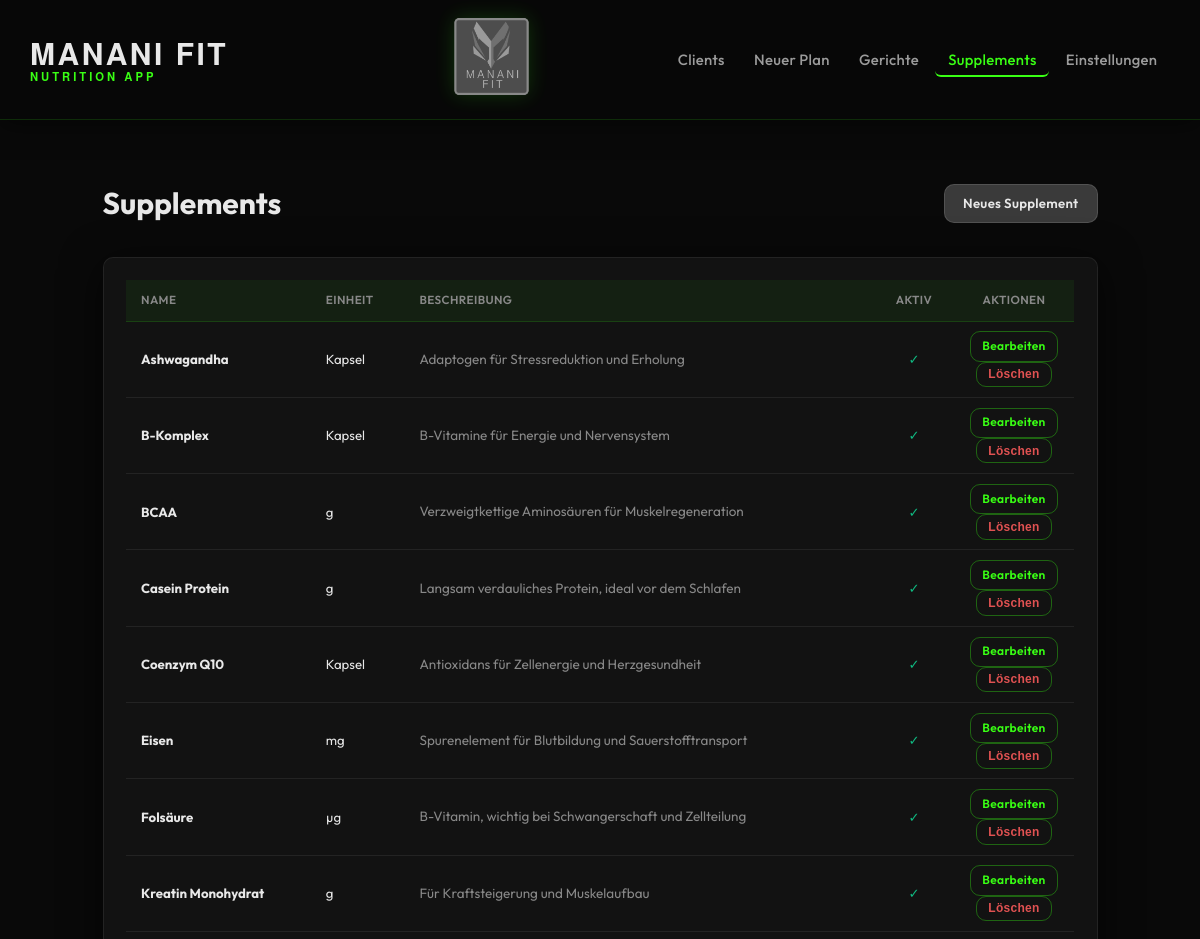
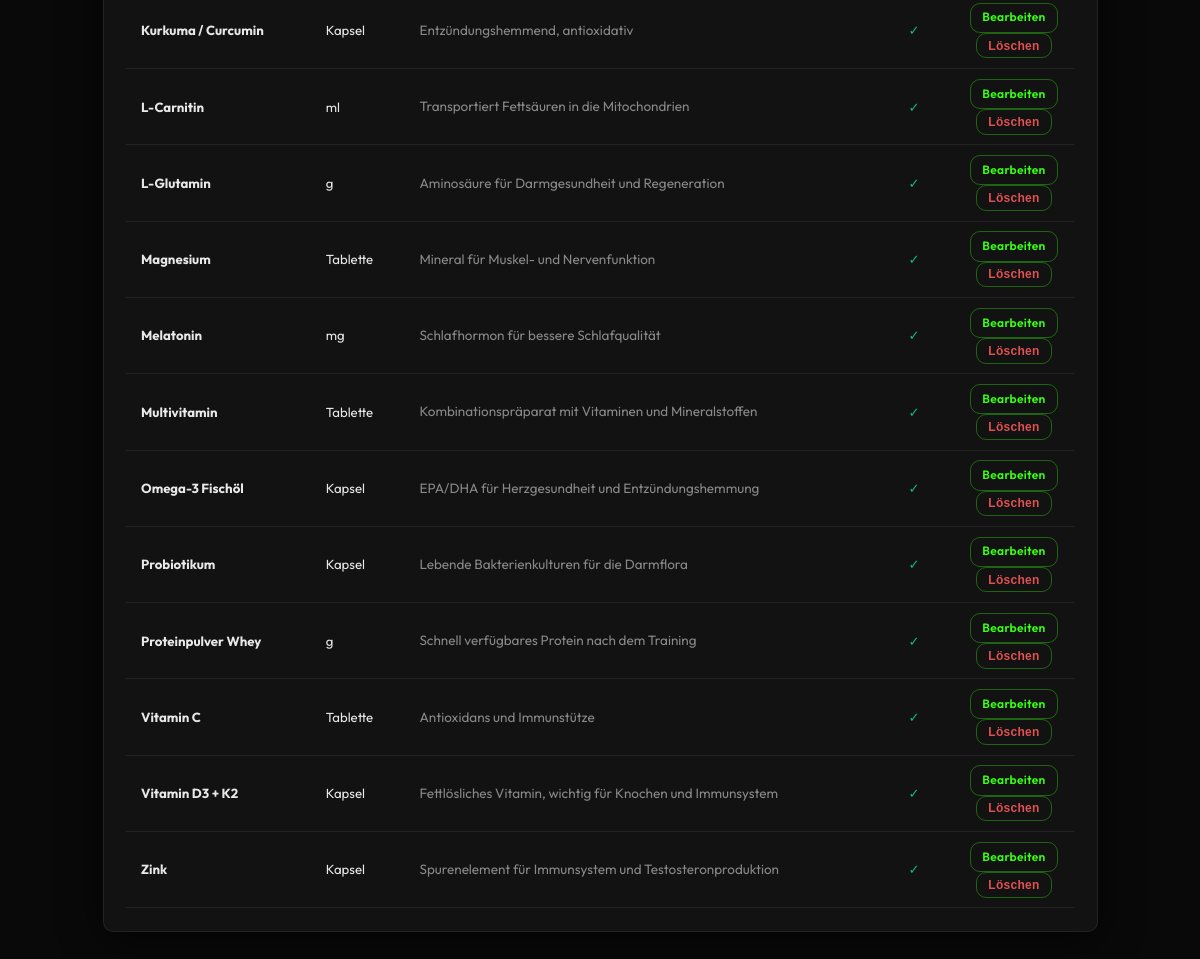
The page /supplements on the database its author committed (2 pictures, top to bottom).
### models.py (models this page shows, shortened)
class Supplement(db.Model):
    __tablename__ = "supplements"
    __allow_unmapped__ = True
    id: int = db.Column(db.Integer, primary_key=True)
    name: str = db.Column(db.String(100), nullable=False)
    description: str | None = db.Column(db.Text, nullable=True)
    unit: str = db.Column(db.String(30), nullable=False, default="Kapsel")
    is_active: bool = db.Column(db.Boolean, default=True)
    plan_supplements = db.relationship(
        "PlanSupplement",
        back_populates="supplement",
        cascade="all, delete-orphan",
    )

### app.py (the view)
    @app.route("/supplements")
    def supplements_list():
        supplements = Supplement.query.order_by(Supplement.name).all()
        return render_template("supplements/list.html", supplements=supplements)

### templates/supplements/list.html (shortened to what this page needs)
{% extends "base.html" %}
{% block content %}
<div class="container" style="max-width:1200px; margin:0 auto; padding:2rem;">
  <div style="display:flex; justify-content:space-between; align-items:center; margin-bottom:2rem;">
    <h1>Supplements</h1>
    <a href="{{ url_for('supplements_new') }}" class="btn btn-primary">Neues Supplement</a>
  </div>
  {% if supplements %}
  <div class="card">
    <table class="data-table">
      <thead>
        <tr>
          <th>Name</th>
          <th>Einheit</th>
          <th>Beschreibung</th>
          <th style="text-align:center;">Aktiv</th>
          <th style="text-align:center; width:120px;">Aktionen</th>
        </tr>
      </thead>
      <tbody>
        {% for s in supplements %}
        <tr>
          <td><strong>{{ s.name }}</strong></td>
          <td>{{ s.unit }}</td>
          <td style="font-size:.9rem; color:#888;">{{ s.description or '—' }}</td>
          <td style="text-align:center;">
            {% if s.is_active %}
            <span style="color:#10b981;">✓</span>
            {% else %}
            <span style="color:#888;">—</span>
            {% endif %}
          </td>
          <td style="text-align:center;">
            <a href="{{ url_for('supplements_edit', supplement_id=s.id) }}" class="btn btn--sm btn--ghost">Bearbeiten</a>
            <form method="post" action="{{ url_for('supplements_delete', supplement_id=s.id) }}" style="display:inline;">
              <button type="submit" class="btn btn--sm btn--ghost" style="color:var(--danger);" onclick="return confirm('Wirklich löschen?')">Löschen</button>
            </form>
          </td>
        </tr>
        {% endfor %}
      </tbody>
    </table>
  </div>
  {% else %}
  <div class="card" style="text-align:center; padding:3rem;">
    <p style="color:#888; margin:0;">Keine Supplements vorhanden.</p>
    <a href="{{ url_for('supplements_new') }}" class="btn btn-primary" style="margin-top:1rem;">Erstes Supplement erstellen</a>
  </div>
  {% endif %}
</div>
{% endblock %}

### static/css/app.css (style rules this page uses)
:root { --primary: #39ff14; --primary-light: #7fff50; --primary-dim: rgba(57,255,20,.12); --bg: #0d0d0d; --surface: rgba(20,20,20,.88); --surface-light: rgba(36,36,36,.92); --border: rgba(255,255,255,.07); --border-hover: rgba(255,255,255,.14); --text: #e8e8e8; --text-muted: #888; --danger: #e05252; --warning: #c9922a; --success: #2ed573; --radius: 10px; --shadow: 0 8px 40px rgba(0,0,0,.65); --shadow-sm: 0 3px 14px rgba(0,0,0,.4); --nav-h: 120px; }
*, *::before, *::after { box-sizing: border-box; margin: 0; padding: 0; }
html { font-size: 15px; }
body { font-family: 'Outfit', system-ui, sans-serif; background-color: var(--bg); background-image: url('/static/uploads/trainings_plan_logos.png'); background-size: cover; background-position: center; background-attachment: fixed; color: var(--text); line-height: 1.55; min-height: 100vh; position: relative; }
body::before { content: ''; position: fixed; inset: 0; background: rgba(0,0,0,.27); z-index: 0; pointer-events: none; }
a { color: var(--primary); text-decoration: none; }
.btn { display: inline-flex; align-items: center; gap: .35rem; padding: .55rem 1.2rem; border-radius: var(--radius); border: 1px solid rgba(255,255,255,.12); cursor: pointer; font-size: .88rem; font-weight: 600; font-family: 'Outfit', inherit; letter-spacing: .3px; transition: background .2s ease, color .2s ease, border-color .2s ease, box-shadow .2s ease; text-decoration: none !important; white-space: nowrap; background: #3a3a3a; color: var(--text); }
.btn--ghost { background: transparent; color: var(--primary); border: 1px solid rgba(57,255,20,.35); }
.btn--sm { padding: .32rem .75rem; font-size: .8rem; }
.card { background: var(--surface); border: 1px solid var(--border); border-radius: var(--radius); padding: 1.5rem; box-shadow: var(--shadow); margin-bottom: 1.25rem; backdrop-filter: blur(14px); -webkit-backdrop-filter: blur(14px); transition: border-color .2s ease; }
.data-table { width: 100%; border-collapse: collapse; font-size: .88rem; }
.data-table th { background: rgba(57,255,20,.06); color: var(--text-muted); font-weight: 600; letter-spacing: .4px; text-transform: uppercase; font-size: .78rem; text-align: left; padding: .75rem 1rem; border-bottom: 1px solid rgba(57,255,20,.2); }
.data-table td { padding: .65rem 1rem; border-bottom: 1px solid var(--border); vertical-align: middle; }

### rows shown on the page
Supplement: name "Ashwagandha", unit "Kapsel", description "Adaptogen für Stressreduktion und Erholung"
Supplement: name "B-Komplex", unit "Kapsel", description "B-Vitamine für Energie und Nervensystem"
Supplement: name "BCAA", unit "g", description "Verzweigtkettige Aminosäuren für Muskelregeneration"
Supplement: name "Casein Protein", unit "g", description "Langsam verdauliches Protein, ideal vor dem Schlafen"
Supplement: name "Coenzym Q10", unit "Kapsel", description "Antioxidans für Zellenergie und Herzgesundheit"
Supplement: name "Eisen", unit "mg", description "Spurenelement für Blutbildung und Sauerstofftransport"
Supplement: name "Folsäure", unit "µg", description "B-Vitamin, wichtig bei Schwangerschaft und Zellteilung"
Supplement: name "Kreatin Monohydrat", unit "g", description "Für Kraftsteigerung und Muskelaufbau"
Supplement: name "Kurkuma / Curcumin", unit "Kapsel", description "Entzündungshemmend, antioxidativ"
Supplement: name "L-Carnitin", unit "ml", description "Transportiert Fettsäuren in die Mitochondrien"
Supplement: name "L-Glutamin", unit "g", description "Aminosäure für Darmgesundheit und Regeneration"
Supplement: name "Magnesium", unit "Tablette", description "Mineral für Muskel- und Nervenfunktion"
Supplement: name "Melatonin", unit "mg", description "Schlafhormon für bessere Schlafqualität"
Supplement: name "Multivitamin", unit "Tablette", description "Kombinationspräparat mit Vitaminen und Mineralstoffen"
Supplement: name "Omega-3 Fischöl", unit "Kapsel", description "EPA/DHA für Herzgesundheit und Entzündungshemmung"
Supplement: name "Probiotikum", unit "Kapsel", description "Lebende Bakterienkulturen für die Darmflora"
Supplement: name "Proteinpulver Whey", unit "g", description "Schnell verfügbares Protein nach dem Training"
Supplement: name "Vitamin C", unit "Tablette", description "Antioxidans und Immunstütze"
Supplement: name "Vitamin D3 + K2", unit "Kapsel", description "Fettlösliches Vitamin, wichtig für Knochen und Immunsystem"
Supplement: name "Zink", unit "Kapsel", description "Spurenelement für Immunsystem und Testosteronproduktion"
